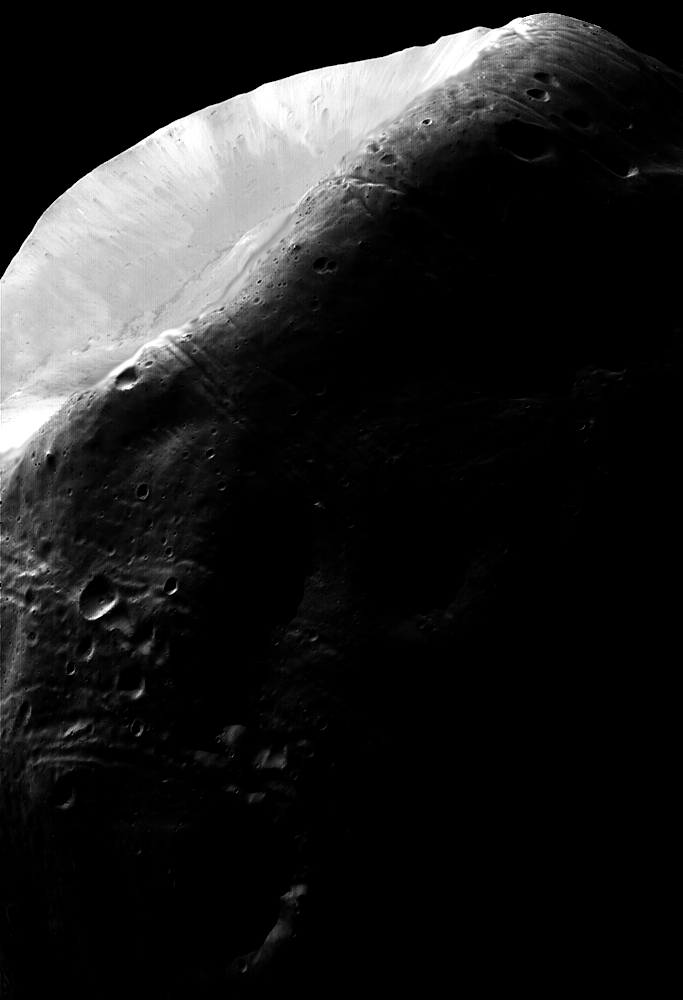
%> input picture Chp 3/3.3 Histogram Processing/3.3.2 Histogram Matching/Example 3.9/Failure of Histogram Equalization/phobos.tif, 683 x 1000 px
$ octave failure_of_histogram_equalization.m   (GNU Octave 9; MATLAB toolbox functions it lacks are replaced by stand-ins)
%> lines starting %> are read from the running program, lines starting %| are printed output that depends on the picture
%% Reading img
img = imread('phobos.tif');
%> img is the input picture: size 1000x683 uint8; min 0, max 255, mean 31.7


%% Ploting img, its histogram, equalized img & its histogram
subplot(2, 2, 1); imshow(img);
subplot(2, 2, 2); imhist(img);
subplot(2, 2, 3); imshow(do_histogram_equalization(img));
subplot(2, 2, 4); imhist(do_histogram_equalization(img));


%% Below are the functions to perform Histogram Equalization
function final_img = do_histogram_equalization(img)
    no_of_intensity_levels = 256;

    n_k = calc_n_of_k(img, no_of_intensity_levels);
%> after the loop in calc_n_of_k, `for i=0:no_of_intensity_levels-1`: n_k = 256 values, max 421847 at index 1, min 11 at index 91, mean 2668
    img_pdf = calc_pdf(n_k, size(img, 1)*size(img, 2));
%> in calc_pdf, `img_pdf = n_k ./ size_of_img;`: img_pdf = 256 values, max 0.618 at index 1, min 1.61e-05 at index 91, mean 0.00391
    img_cdf = calc_cdf(img_pdf);
%> after the loop in calc_cdf, `for i=2:size(img_cdf, 2)`: img_cdf = 256 values from 0.618 to 1
%> img_cdf = 256 values from 0.618 to 1

    updated_intensities = img_cdf*(no_of_intensity_levels-1);
%> updated_intensities = 256 values from 157.5 to 255
    final_img = update_intensities_in_img(img, updated_intensities, no_of_intensity_levels);
end

function n_k = calc_n_of_k(img, no_of_intensity_levels)
    n_k = zeros(1, no_of_intensity_levels);

    for i=0:no_of_intensity_levels-1
        n_k(i+1) = sum(img == i, 'all');
    end
end

function img_pdf = calc_pdf(n_k, size_of_img)
    img_pdf = n_k ./ size_of_img;
end

function img_cdf = calc_cdf(img_pdf)
    img_cdf = zeros(size(img_pdf));

    img_cdf(1) = img_pdf(1);
    for i=2:size(img_cdf, 2)
        img_cdf(i) = img_cdf(i-1) + img_pdf(i);
    end
end

function final_img = update_intensities_in_img(img, updated_intensities, no_of_intensity_levels)
%> called with no_of_intensity_levels = 256
    updated_img = img;

    for i=0:no_of_intensity_levels-1
        updated_img(img == i) = updated_intensities(i+1);
    end
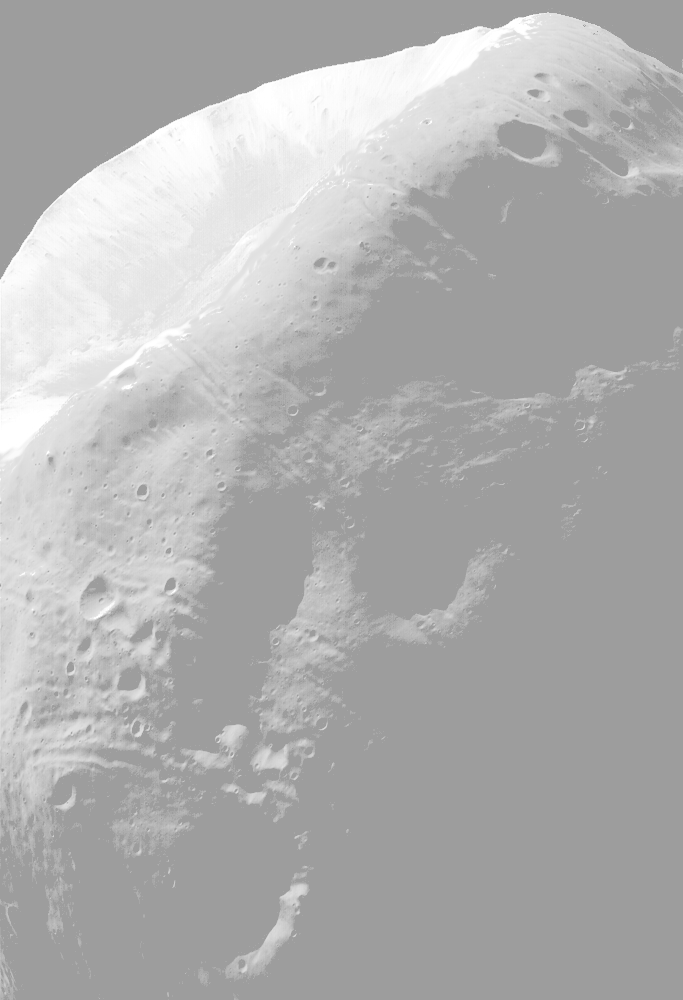
%> updated_img: size 1000x683 uint8; min 157, max 255, mean 176.2
%> `imhist(do_histogram_equalization(img))`:
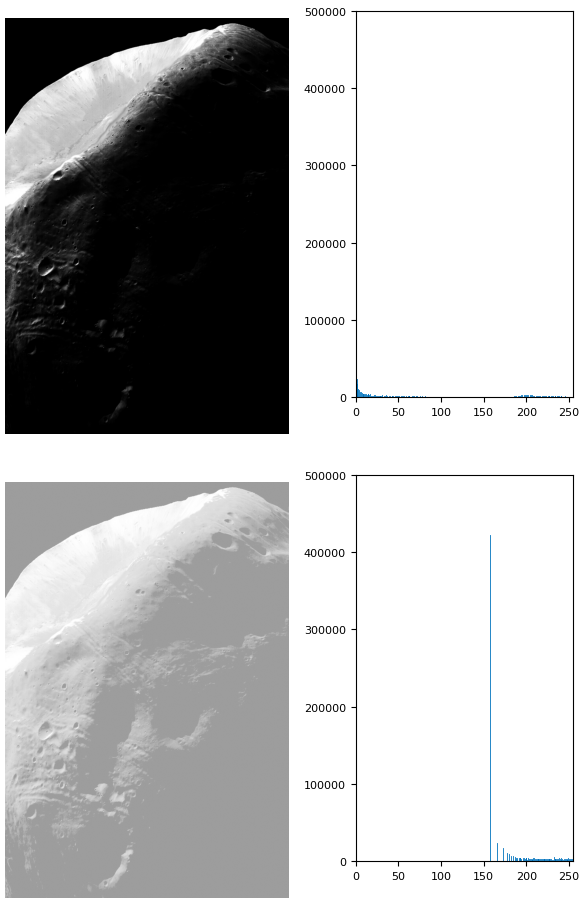
%> figure redrawn from the program's plot data, 4 panels

    final_img = uint8(updated_img);
end
